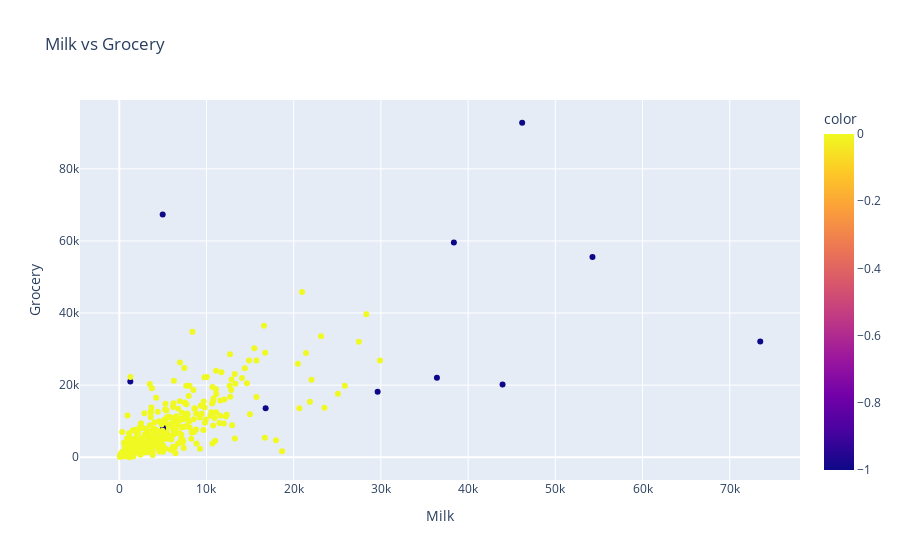

The code cell stored with this chart in its notebook:
### Code cell
fig = px.scatter(df, x="Milk", y="Grocery", color=cluster_labels, title="Milk vs Grocery")
fig.show()

### Figure 1 — Plotly figure (JSON) as saved in the notebook; plotly's stock layout.template omitted (floating-point values rounded to 4 significant figures; data arrays with more than 128 entries replaced by an {"elided": "..."} marker saying what was removed)
{"data": [{"hovertemplate": "Milk=%{x}<br>Grocery=%{y}<br>color=%{marker.color}<extra></extra>", "legendgroup": "", "marker": {"color": {"elided": "440 int values"}, "coloraxis": "coloraxis", "symbol": "circle"}, "mode": "markers", "name": "", "orientation": "v", "showlegend": false, "type": "scatter", "x": {"elided": "440 int values"}, "xaxis": "x", "y": {"elided": "440 int values"}, "yaxis": "y"}], "layout": {"autosize": true, "coloraxis": {"colorbar": {"title": {"text": "color"}}, "colorscale": [[0, "#0d0887"], [0.1111, "#46039f"], [0.2222, "#7201a8"], [0.3333, "#9c179e"], [0.4444, "#bd3786"], [0.5556, "#d8576b"], [0.6667, "#ed7953"], [0.7778, "#fb9f3a"], [0.8889, "#fdca26"], [1, "#f0f921"]]}, "legend": {"tracegroupgap": 0}, "title": {"text": "Milk vs Grocery"}, "xaxis": {"anchor": "y", "autorange": true, "domain": [0, 1], "range": [-4354.0, 77910.0], "title": {"text": "Milk"}, "type": "linear"}, "yaxis": {"anchor": "x", "autorange": true, "domain": [0, 1], "range": [-7653.0, 100400.0], "title": {"text": "Grocery"}, "type": "linear"}}}
